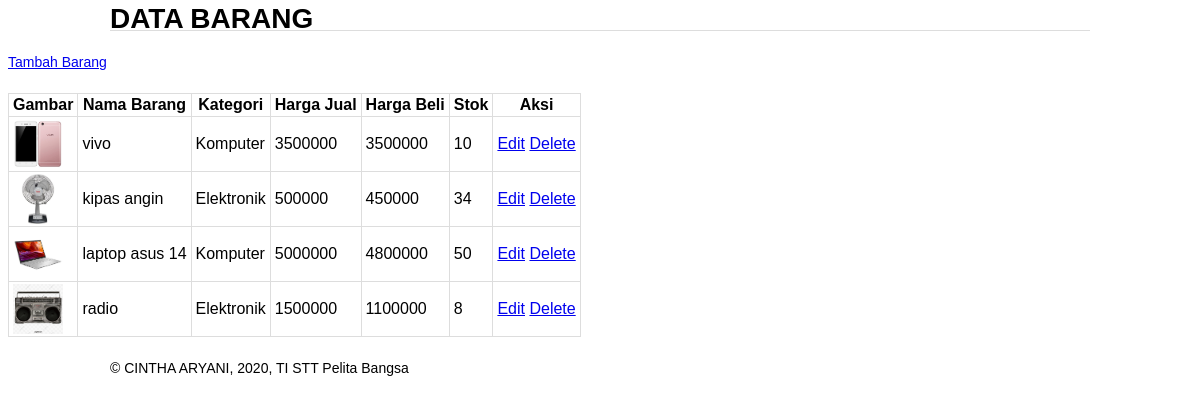
The page / on the database its author committed.
### tables this page shows
CREATE TABLE IF NOT EXISTS `data_barang` (
  `id_barang` int(10) NOT NULL AUTO_INCREMENT,
  `kategori` varchar(30) NOT NULL,
  `nama` varchar(30) NOT NULL,
  `gambar` varchar(100) NOT NULL,
  `harga_beli` decimal(10,0) NOT NULL,
  `harga_jual` decimal(10,0) NOT NULL,
  `stok` int(4) NOT NULL,
  PRIMARY KEY (`id_barang`)
);

### index.php (the view, shortened to what this page needs)
<?php
include_once 'koneksi.php';
$sql = 'SELECT * FROM data_barang';
$result = mysqli_query($conn, $sql);
include_once 'header.php';
echo '<a href="tambah_barang.php">Tambah Barang</a>';
if ($result) :
?>
    <table>
        <tr>
            <th>Gambar</th>
            <th>Nama Barang</th>
            <th>Kategori</th>
            <th>Harga Jual</th>
            <th>Harga Beli</th>
            <th>Stok</th>
            <th>Aksi</th>
        </tr>
        <?php while ($row = mysqli_fetch_array($result)) : ?>
            <tr>
                <td><?php echo "<img src=\"{$row['gambar']}\" />"; ?></td>
                <td><?php echo $row['nama']; ?></td>
                <td><?php echo $row['kategori']; ?></td>
                <td><?php echo $row['harga_jual']; ?></td>
                <td><?php echo $row['harga_beli']; ?></td>
                <td><?php echo $row['stok']; ?></td>
                <td>
                    <a href="edit_barang.php?id=<?php echo $row['id_barang']; ?>">Edit</a>
                    <a href="hapus_barang.php?id=<?php echo $row['id_barang']; ?>">Delete</a>
                </td>
            </tr>
        <?php endwhile ?>
    </table>
<?php
endif;
include_once 'footer.php';
?>

### header.php (shortened to what this page needs)
<html>
	<head>
		<link href="style.css" rel="stylesheet"
type="text/css" />
	</head>
	<body>
		<div class="container">
			<header>
				<h1>DATA BARANG</h1>
			</header>
		</div>
	</body>
</html>

### footer.php (shortened to what this page needs)
<html>
	<head>
		<link href="style.css" rel="stylesheet"
type="text/css" />
	</head>
	<body>
		<div class="container">
			<footer>
				<p>&copy; CINTHA ARYANI, 2020, TI STT Pelita Bangsa</p>
			</footer>
		</div>
	</body>
</html>

### style.css (style rules this page uses)
body { font-family: Arial, Helvetica, sans-serif; font-size: 14px; line-height: 22px; }
.container { width: 980px; margin: 0 auto; }
h1 { border-bottom: 1px solid #ddd; margin-bottom: 20px; }
table { border-collapse: collapse; border-spacing: 0; margin: 20px 0; }
table th, table td { padding: 2px 4px; border: 1px solid #ddd; }
td img { max-width: 75px; max-height: 50px; }

### rows shown on the page
data_barang: gambar (picture), nama "vivo", kategori "Komputer", harga_jual "3500000", harga_beli "3500000", stok "10"
data_barang: gambar (picture), nama "kipas angin", kategori "Elektronik", harga_jual "500000", harga_beli "450000", stok "34"
data_barang: gambar (picture), nama "laptop asus 14", kategori "Komputer", harga_jual "5000000", harga_beli "4800000", stok "50"
data_barang: gambar (picture), nama "radio", kategori "Elektronik", harga_jual "1500000", harga_beli "1100000", stok "8"
